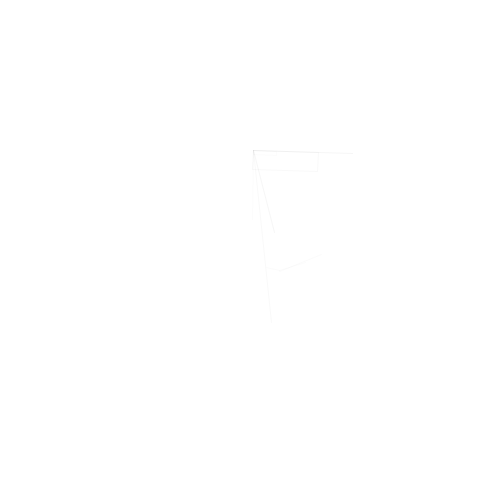
Frame 1 (no input)
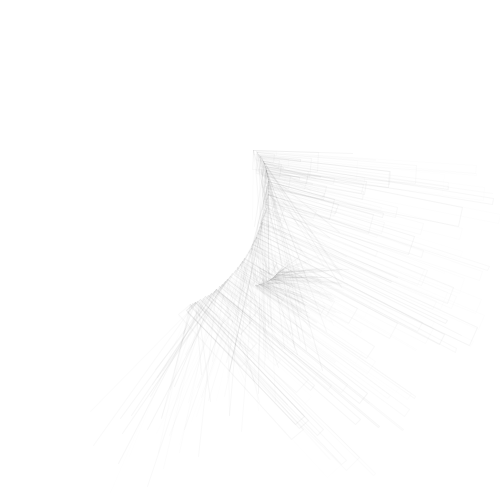
Frame 60 (the mouse pressed at the canvas centre just before this capture)
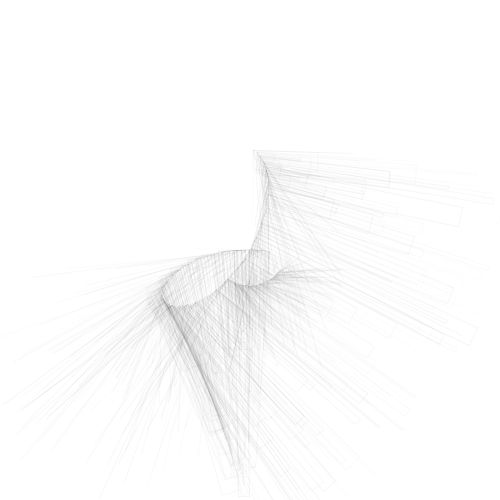
Frame 120 (the mouse held since frame 60 and released just before this capture)

The Processing sketch that drew these frames (run headless with seeded random() and noise(); from frame 60 on, the mouse is pressed at the canvas centre):

// Processing sketch: processing_145197
// ── processing_145197.pde

void setup()
{
background(255);
size(500,500);
smooth();
frameRate(25);

}
void draw()
{
translate(width/2, height/2);
 
for (int i=0; i<360; i+=170)
{
pushMatrix();
rotate(millis()/3000.0);
translate(0,-cos(-millis()/1000.0)*100);
noFill();
stroke(0,random(10));
rect(0,0,random(250),random(20));
line(0,0,random(100),random(200));
translate(10,cos(-millis()/1000.0)*100);
stroke(0,random(10));
line(20,20,random(100),random(20));
popMatrix();
}
}
